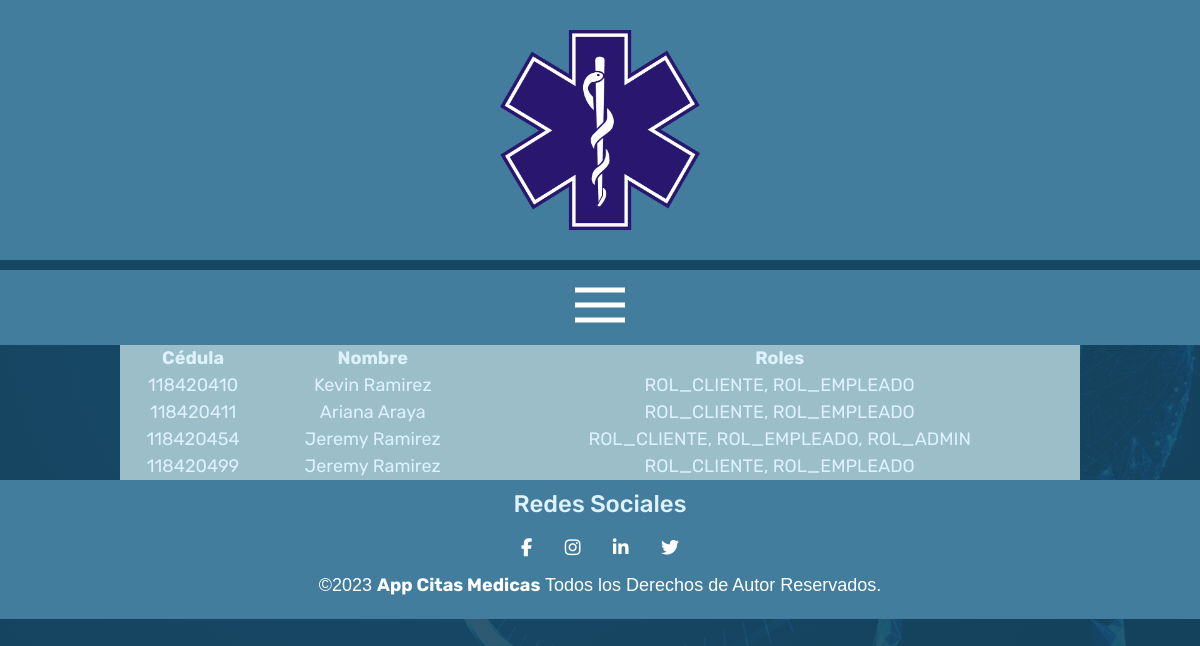
Page /roles.php (signed in) on the earlier database version.
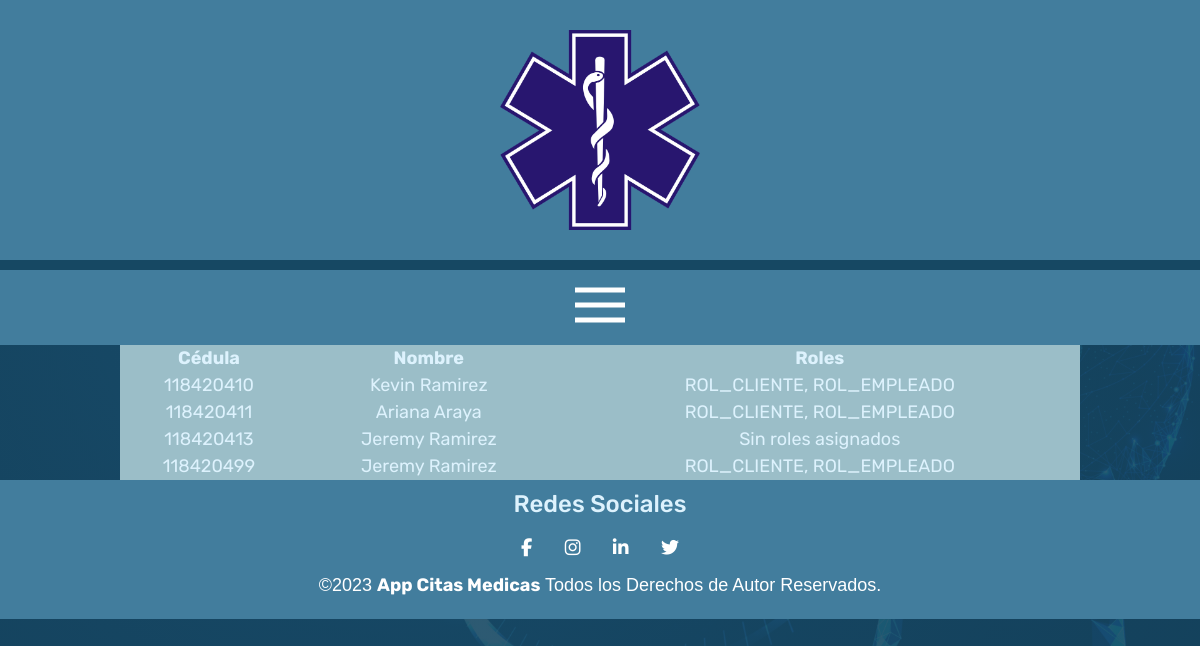
Same page on the later database version.
### tables this page shows
CREATE TABLE `tab_usuarios` (
    `Cédula` VARCHAR(255) NOT NULL,
    `PrimerNombre` VARCHAR(100) NOT NULL,
    `SegundoNombre` VARCHAR(100) NULL,
    `PrimerApellido` VARCHAR(100) NOT NULL,
    `SegundoApellido` VARCHAR(100) NOT NULL,
    `Teléfono` VARCHAR(100) NOT NULL,
    `Correo` VARCHAR(100) NOT NULL,
    `Contraseña` VARCHAR(255) NOT NULL,
    `TipoSangre` VARCHAR(2) NULL,
    `Estatura` DOUBLE NULL,
    `Peso` DOUBLE NULL,
    PRIMARY KEY (`Cédula`)
);

### roles.php (the view, shortened to what this page needs)
<?php
require_once "templates/head.php";
require_once "templates/headerNavbar.php";
$conexion = Conecta();
$sql = "SELECT tab_usuarios.Cédula, tab_usuarios.PrimerNombre, tab_usuarios.PrimerApellido,
        IFNULL(GROUP_CONCAT(tab_roles.Descripción SEPARATOR ', '), 'Sin roles asignados') AS Roles
        FROM tab_usuarios
        LEFT JOIN tab_rolesusuario ON tab_usuarios.Cédula = tab_rolesusuario.Cédula
        LEFT JOIN tab_roles ON tab_rolesusuario.CodRol = tab_roles.CodRol
        GROUP BY tab_usuarios.Cédula";
$result = mysqli_query($conexion, $sql);
if ($result->num_rows > 0) {
    echo "<table border='1' style='width: 80%; margin: 0 auto; font-size: 18px; text-align: center;'>
            <tr>
                <th>Cédula</th>
                <th>Nombre</th>
                <th>Roles</th>
            </tr>";
    while ($row = $result->fetch_assoc()) {
        echo "<tr>
                <td>" . $row["Cédula"] . "</td>
                <td>" . $row["PrimerNombre"] . " " . $row["PrimerApellido"] . "</td>
                <td>" . $row["Roles"] . "</td>
              </tr>";
    }
    echo "</table>";
} else {
    echo "No se encontraron resultados";
}
mysqli_close($conexion); ?>
<?php
require_once "templates/footer.php";
?>

### templates/head.php (shortened to what this page needs)
<!DOCTYPE html>
<html lang="es">
<head>
    <link rel="stylesheet" href="css/normalize.css">
    <link rel="stylesheet" href="https://cdnjs.cloudflare.com/ajax/libs/twitter-bootstrap/5.3.0/css/bootstrap.min.css">
    <link rel="stylesheet" href="https://stackpath.bootstrapcdn.com/bootstrap/4.3.1/css/bootstrap.min.css">
    <link rel="stylesheet" href="css/style.css">
</head>

### templates/headerNavbar.php (shortened to what this page needs)
<?php
echo "<body>";
echo "<header class='header'>";
echo "<a href='index.php'>";
echo "<img class='header__logo' src='img/logo.png' alt='Logotipo'>";
echo "</a>";
echo "</header>";
echo "<nav class='navegacion'>";
echo "<label for='check' class='menu__btn'>";
echo "<img src='IMG/menu.png' alt='Menu'>";
echo "</label>";
echo "</nav>";

### templates/footer.php (shortened to what this page needs)
        <footer class="footer">
            <div class="footer__obj">
                <h3>Redes Sociales</h3>
                <a href="#" class="fa fa-facebook"></a>
                <a href="#" class="fa fa-instagram"></a>
                <a href="#" class="fa fa-linkedin"></a>
                <a href="#" class="fa fa-twitter"></a>
                <p>&copy;2023 <b>App Citas Medicas</b> Todos los Derechos de Autor Reservados.</p>
            </div>
        </footer>
    </body>
</html>

### css/style.css (style rules this page uses)
:root { --primario: #427D9D; --primarioOscuro: #164863; --primarioOscuroTransparencia: rgba(22, 72, 99, 0.9); --secundario: #DDF2FD; --secundarioOscuro: #9BBEC8; --blanco: #FFF; --negro: #000; --rojo: #8B0000; --fuentePrincipal: 'Rubik', sans-serif; }
html { box-sizing: border-box; font-size: 62.5%; }
*, *:before, *:after { box-sizing: inherit; }
* { margin: 0; padding: 0; border: 0; font-size: 100%; vertical-align: baseline; font-family: 'Rubik', sans-serif; }
p { font-size: 1.8rem; font-family: Arial, Helvetica, sans-serif; color: var(--blanco); }
a { text-decoration: none; }
img { width: 100%; }
h1, h2, h3 { text-align: center; color: var(--secundario); font-family: var(--fuentePrincipal); }
h3 { font-size: 2.4rem; }
.header { display: flex; justify-content: center; background-color: var(--primario); }
.header__logo { margin: 3rem 0; height: 200px; width: 200px; }
.footer { display: flex; justify-content: space-around; align-items: center; background-color: var(--primario); padding: 1rem 0; }
.footer__obj { display: inline-block; text-align: center; }
.footer__obj a { font-size: 1.8rem; margin: 15px 15px 15px 15px; font-family: Arial, Helvetica, sans-serif; color: var(--blanco); }
.navegacion { background-color: var(--primario); padding: 1rem 0; display: flex; justify-content: center; gap: 2rem; border-style: solid; border-color: var(--primarioOscuro); border-width: 10px; border-bottom: none;border-left: none;border-right: none; }
.menu__btn { float: right; cursor: pointer; list-style-type: none; display: none; }
@media (max-width: 1500px) { .menu__btn { display: block; } }
html,body { min-height: 100%; }
body { background-image: linear-gradient(var(--primarioOscuroTransparencia),var(--primarioOscuroTransparencia)), url(../img/Header.jpg); background-size: cover; background-attachment: fixed; }
table { min-width: 10vh !important; }
table tr td, table tr th { background-color: var(--secundarioOscuro) !important; color: var(--secundario) !important; }

Differences in the rows shown:
removed tab_usuarios: Cédula "118420454", PrimerNombre "Jeremy", PrimerApellido "Ramirez", Roles "ROL_CLIENTE, ROL_EMPLEADO, ROL_ADMIN"
added tab_usuarios: Cédula "118420413", PrimerNombre "Jeremy", PrimerApellido "Ramirez", Roles "Sin roles asignados"
